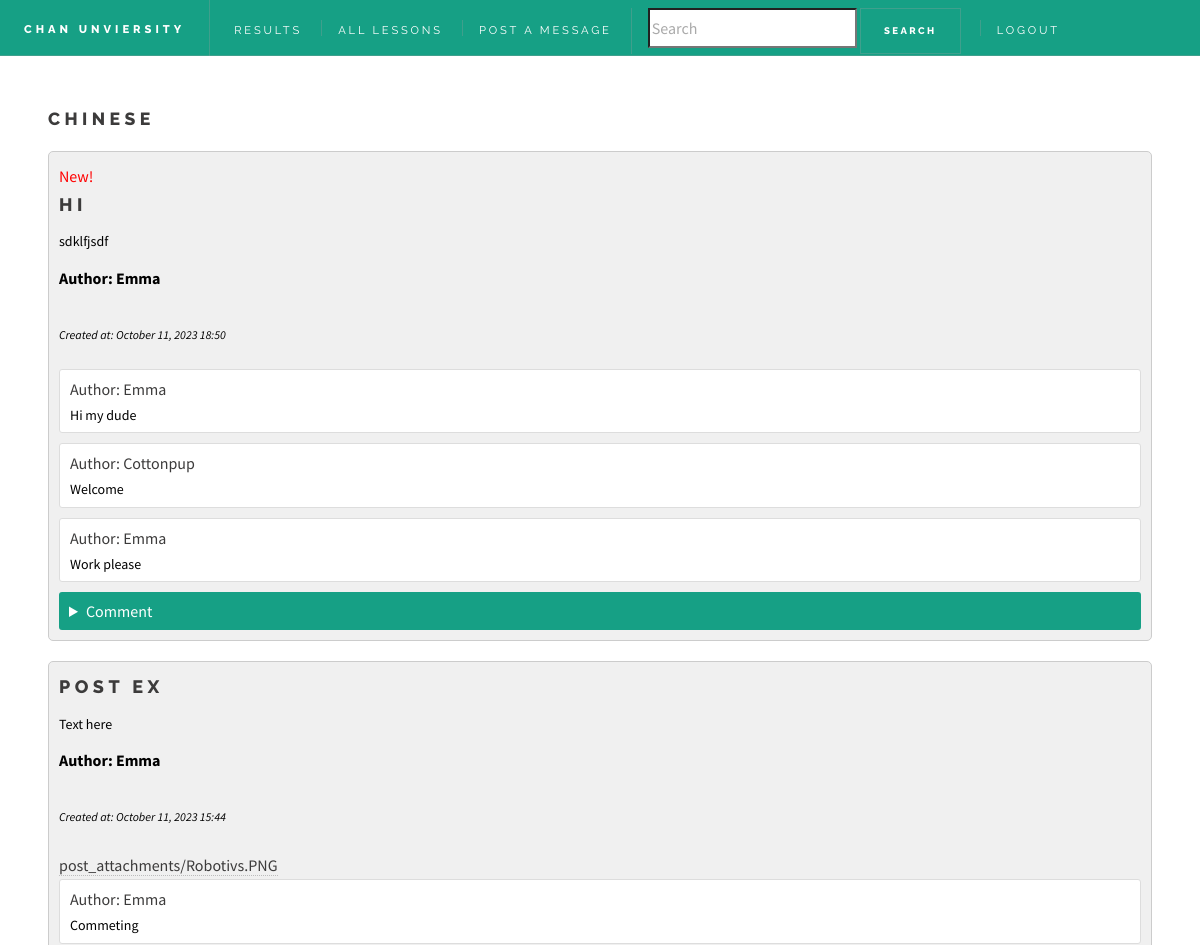
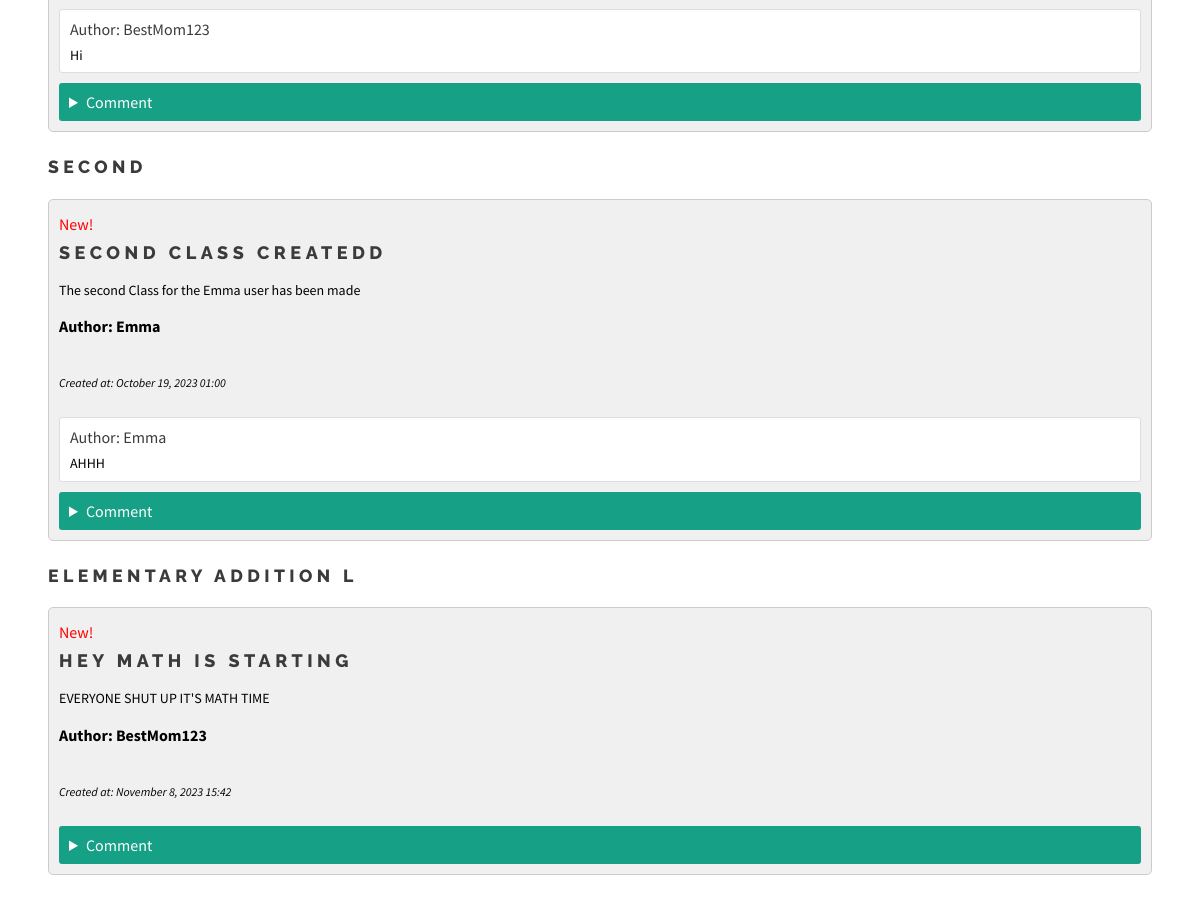
The page /allPost/ (signed in) on the database its author committed (2 pictures, top to bottom).
### users/models.py (models this page shows, shortened)
class Class(models.Model):
    classNum = models.CharField(max_length=255, unique=True)
    name = models.CharField(max_length=255)
    description = models.TextField()
    teacher = models.ForeignKey(User, on_delete=models.CASCADE, null=True)
    students = models.ManyToManyField(User, related_name='enrolled_classes', blank=True)

### homepage/models.py (models this page shows, shortened)
class Post(models.Model):
    title = models.CharField(max_length=200)
    content = models.TextField()
    author = models.ForeignKey(User, on_delete=models.CASCADE)
    created_at = models.DateTimeField(auto_now_add=True)
    attachment = models.FileField(upload_to='post_attachments/', blank=True, null=True)
    views_count = models.PositiveIntegerField(default=0)
    classNum = models.ForeignKey(Class, on_delete=models.CASCADE, null=True)

class Comment(models.Model):
    content = models.TextField()
    user = models.ForeignKey(User, on_delete=models.CASCADE)
    post = models.ForeignKey(Post, on_delete=models.CASCADE)  # Assuming you have a Post model
    classNum = models.ForeignKey(Class, on_delete=models.CASCADE, null=True)

### homepage/views.py (the view)
# urls.py: path('allPost/', homeViews.allPost, name='allPost'),
@login_required(login_url='/login/')
def allPost(request):
    user = request.user
    posts = []
    if request.user.groups.filter(name='Teacher').exists():
        user_class = Class.objects.filter(teachers=user)
    else:
        user_class = Class.objects.filter(students=user)
    for currClass in user_class:
        post_content = Post.objects.filter(classNum =currClass).order_by('-created_at')  # Query all posts from the database
        posts.append({'class': currClass, 'results': post_content})
    comments = Comment.objects.all()
    return render(request, 'allPost.html', {'posts':posts, 'comments':comments})

### users/templates/allPost.html (shortened to what this page needs)
<!DOCTYPE HTML>
<html>
	<head>
		{%load static%}
		<link rel="stylesheet" href={%static 'homepage/allPost.css'%}/>
	</head>
	<body class="is-preload">
			<div id="wrapper">
					<header id="header">
						<h1><a href="/home">Chan Unviersity</a></h1>
						<nav class="links">
							<ul>
								<li><a href="/results">Results</a></li>
								<li><a href="/allLessons">All Lessons</a></li>
								<li><a href="/createPost/">Post a Message</a></li>
								<li>
									<form method='POST' action="{% url 'searchResult'%}">
										<input type="search" placeholder="Search" name="searched">
										<button type="submit"> Search </button>
									</form>
								</li>
								<li><a href="{% url 'logout' %}">Logout</a></li>
							</ul>
						</nav>
					</header>
			<div id="main">
				<div class="center-container">
					<div class="wrapper">
						<ul class="post-list">
							{% for indiv in posts %}
								<h2>{{indiv.class.name}}</h2>
								{% for post in indiv.results %}
									<li class="post">
										{% if forloop.first%}
											<span class="new-post-indicator">New!</span>
										{% endif %}
										<h2 class="post-title">{{ post.title }}</h2>
										<p class="post-content">{{ post.content }}</p>
										<p class="post-author">Author: {{ post.author.username }}</p>
										<p class="post-date">Created at: {{ post.created_at|date:"F j, Y H:i" }}</p>
										{% if post.attachment %}
											<a href="{{ post.attachment.url }}" target="_blank">{{ post.attachment.name }}</a>
										{% endif %}
										<ul class="comment-list">
											{% for comment in comments %}
											{% if comment.post == post %}
											<li class="comment">
												Author: {{ comment.user }}
												<p>{{ comment.content }}</p>
											</li>
											{% endif %}
											{% endfor %}
										</ul>
										<details class="comment-section">
											<summary class="comment-button">Comment</summary>
										</details>
									</li>
								{% endfor %}
							{% empty %}
							<li class="no-posts">No posts available.</li>
							{% endfor %}
						  </ul>
					</div>
				</div>
			</div>
	</body>
</html>

### rows shown on the page
Class: class.name "CHINESE"
Post: shows "New!", title "HI", content "sdklfjsdf", author.username "Emma", created_at "October 11, 2023 18:50"
Comment: user "Emma", content "Hi my dude"
Comment: user "Cottonpup", content "Welcome"
Comment: user "Emma", content "Work please"
Post: title "POST EX", content "Text here", author.username "Emma", created_at "October 11, 2023 15:44", attachment.name "post_attachments/Robotivs.PNG"
Comment: user "Emma", content "Commeting"
Comment: user "BestMom123", content "Hi"
Class: class.name "SECOND"
Post: shows "New!", title "SECOND CLASS CREATEDD", content "The second Class for the Emma user has been made", author.username "Emma", created_at "October 19, 2023 01:00"
Comment: user "Emma", content "AHHH"
Class: class.name "ELEMENTARY ADDITION L"
Post: shows "New!", title "HEY MATH IS STARTING", content "EVERYONE SHUT UP IT'S MATH TIME", author.username "BestMom123", created_at "November 8, 2023 15:42"
